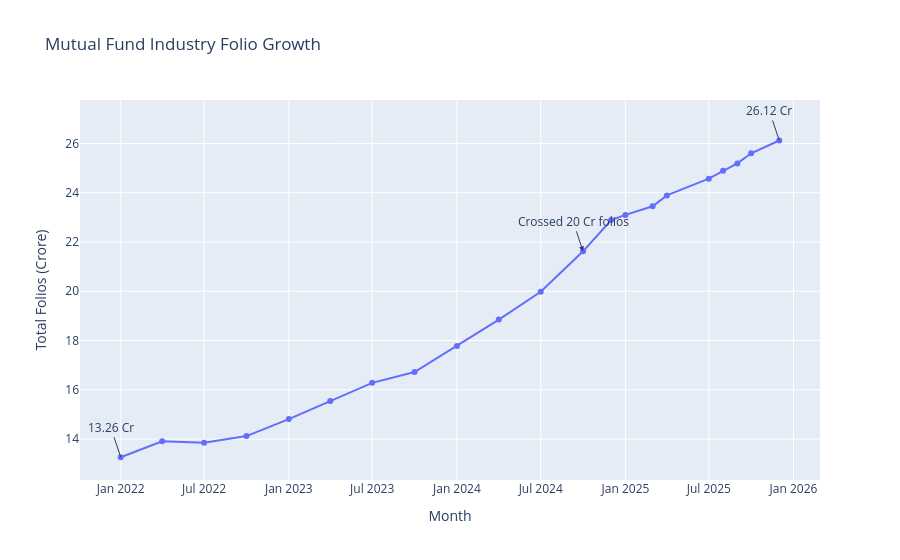

The code cell stored with this chart in its notebook:
### Code cell
fig = px.line(
    folio,
    x="month",
    y="total_folios_crore",
    markers=True,
    title="Mutual Fund Industry Folio Growth"
)

fig.update_layout(
    xaxis_title="Month",
    yaxis_title="Total Folios (Crore)"
)

fig.add_annotation(
    x=first_row["month"].strftime("%Y-%m"),
    y=first_row["total_folios_crore"],
    text="13.26 Cr",
    showarrow=True
)

fig.add_annotation(
    x=last_row["month"].strftime("%Y-%m"),
    y=last_row["total_folios_crore"],
    text="26.12 Cr",
    showarrow=True
)

fig.add_annotation(
    x = milestone["month"].strftime("%Y-%m"),
    y = milestone["total_folios_crore"],
    text = "Crossed 20 Cr folios",
    showarrow = True,
    arrowhead = 2
)

fig.show()

### Figure 1 — Plotly figure (JSON) as saved in the notebook; plotly's stock layout.template omitted (floating-point values rounded to 4 significant figures)
{"data": [{"hovertemplate": "month=%{x}<br>total_folios_crore=%{y}<extra></extra>", "legendgroup": "", "line": {"color": "#636efa", "dash": "solid"}, "marker": {"symbol": "circle"}, "mode": "lines+markers", "name": "", "orientation": "v", "showlegend": false, "type": "scatter", "x": ["2022-01-01T00:00:00", "2022-04-01T00:00:00", "2022-07-01T00:00:00", "2022-10-01T00:00:00", "2023-01-01T00:00:00", "2023-04-01T00:00:00", "2023-07-01T00:00:00", "2023-10-01T00:00:00", "2024-01-01T00:00:00", "2024-04-01T00:00:00", "2024-07-01T00:00:00", "2024-10-01T00:00:00", "2024-12-01T00:00:00", "2025-01-01T00:00:00", "2025-03-01T00:00:00", "2025-04-01T00:00:00", "2025-07-01T00:00:00", "2025-08-01T00:00:00", "2025-09-01T00:00:00", "2025-10-01T00:00:00", "2025-12-01T00:00:00"], "xaxis": "x", "y": [13.26, 13.91, 13.85, 14.12, 14.81, 15.54, 16.28, 16.72, 17.78, 18.85, 19.98, 21.62, 22.89, 23.1, 23.45, 23.89, 24.57, 24.89, 25.19, 25.6, 26.12], "yaxis": "y"}], "layout": {"annotations": [{"showarrow": true, "text": "13.26 Cr", "x": "2022-01", "y": 13.26}, {"showarrow": true, "text": "26.12 Cr", "x": "2025-12", "y": 26.12}, {"arrowhead": 2, "showarrow": true, "text": "Crossed 20 Cr folios", "x": "2024-10", "y": 21.62}], "legend": {"tracegroupgap": 0}, "title": {"text": "Mutual Fund Industry Folio Growth"}, "xaxis": {"anchor": "y", "domain": [0, 1], "title": {"text": "Month"}}, "yaxis": {"anchor": "x", "domain": [0, 1], "title": {"text": "Total Folios (Crore)"}}}}
